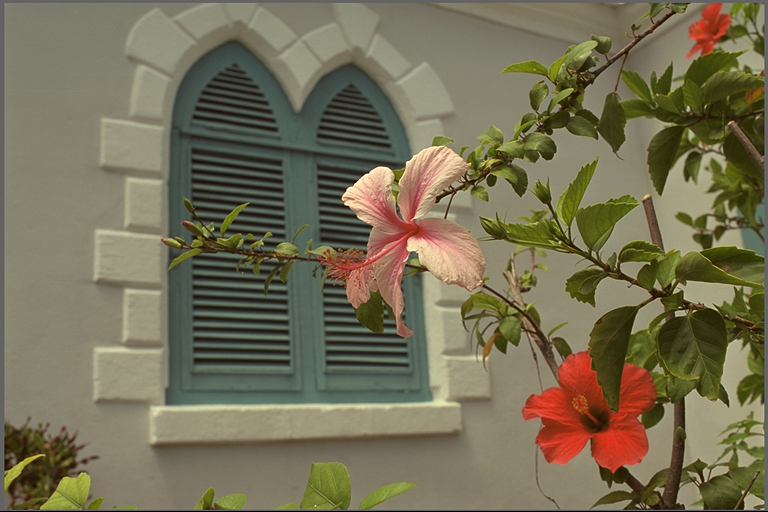
#> input picture Tests/data/kodim07.png, 768 x 512 px
$ jupyter execute fourier_filtering_test.ipynb
#> lines starting #> are read from the running program, lines starting #| are printed output that depends on the picture
[cell 1]
import numpy as np
import cv2
import matplotlib.pyplot as plt
import skimage.metrics as metrics
cv2.useOptimized()
import urllib.request

[cell 2]
# read sample image from url

im=cv2.imread('./data/kodim07.png')
#> im is the input picture: shape (512, 768, 3); mean B, G, R 85.4, 110.7, 117.6
im=cv2.cvtColor(im, cv2.COLOR_BGR2RGB)
imgray=cv2.cvtColor(im, cv2.COLOR_RGB2GRAY)
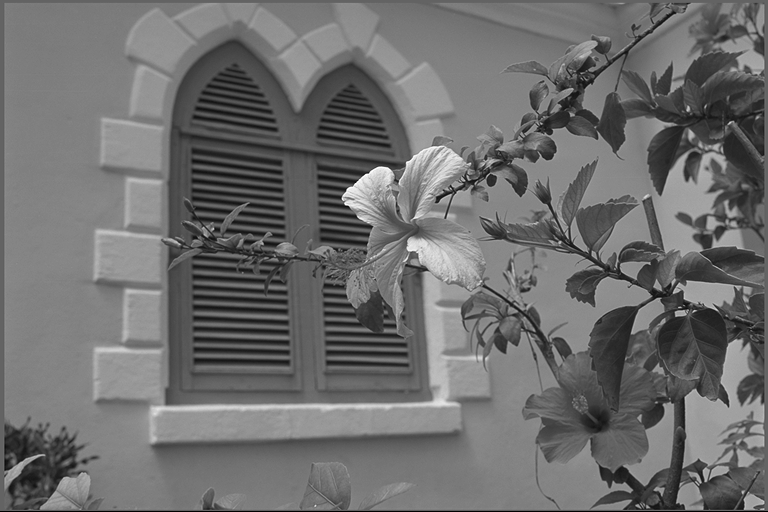
#> imgray: shape (512, 768); min 0, max 255, mean 109.9
plt.figure()
plt.imshow(imgray, cmap='gray')
plt.colorbar()
plt.title('Grayscale Image')

#plot image istogram
plt.figure()
plt.hist(imgray.ravel(),256,[0,256])
plt.title('Histogram of Grayscale Image')
#> figure, not shown here; tallest bar 12487 high, from x = 130 to 131

[cell 3]
#implement DFT2d

#fft along rows
F2d_rows=np.fft.fft(imgray, axis=1)
#fft along columns
F2d_cols_rows=np.fft.fft(F2d_rows, axis=0)

plt.figure()
plt.imshow(20*np.log10(np.abs(F2d_cols_rows)))
plt.title('Fourier Transform')
plt.colorbar()

F2d_shifted=np.fft.fftshift(F2d_cols_rows)
plt.figure()
plt.imshow(20*np.log10(np.abs(F2d_shifted)))
plt.title('Shifted Fourier Transform')
plt.colorbar()

[cell 4]
# simple convolutional filtering in the frequency domain
# create a low pass filter
rows, cols = imgray.shape
#> rows = 512; cols = 768
crow, ccol = rows//2 , cols//2
#> crow = 256; ccol = 384
H = np.ones((rows, cols), np.uint8)
H[crow, ccol] = 0

# plot the filter
plt.figure()
plt.imshow(H, cmap='gray')
plt.title('Low Pass Filter')

# apply the filter in the frequency domain
F2d_filtered = F2d_shifted * H

# plot the filtered Fourier transform
plt.figure()
plt.imshow(20*np.log10(np.abs(F2d_filtered)))
plt.title('Filtered Fourier Transform')
plt.colorbar()


# inverse shift and inverse DFT
F2d_filtered_ishift = np.fft.ifftshift(F2d_filtered)
im_filtered = np.fft.ifft2(F2d_filtered_ishift)
im_filtered = np.abs(im_filtered)
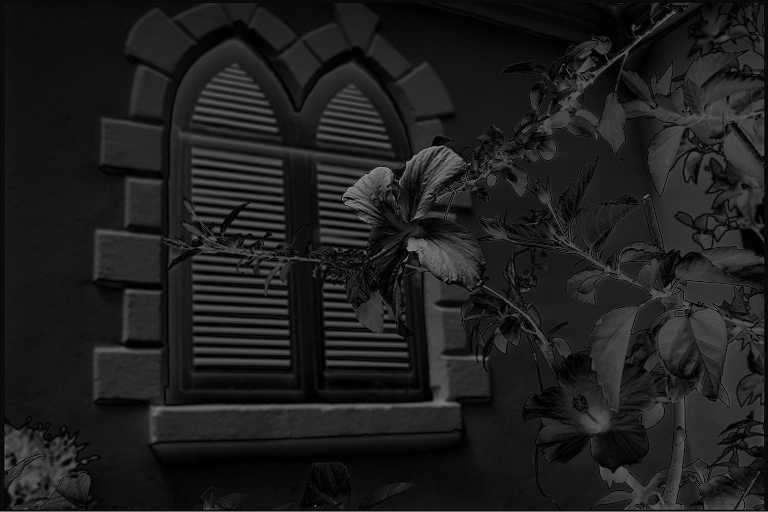
#> im_filtered: shape (512, 768) float64; min 0.11, max 145.1, mean 30.6


# plot the filtered image
plt.figure()
plt.imshow(im_filtered, cmap='gray')
plt.title('Filtered Image')
plt.colorbar()

[cell 5]
import numpy as np
import matplotlib.pyplot as plt

# 1. Parametri del rumore
f_noise = 1/10  # Frequenza: 1 ciclo ogni 10 pixel
A = 50          # Ampiezza del rumore

# 2. Generazione dell'immagine con rumore
# Assumiamo che imgray sia già definita (come da summary del notebook)
rows, cols = imgray.shape
x = np.arange(cols)
#> x = 768 values from 0 to 767
sin_noise = A * np.sin(2 * np.pi * f_noise * x)
noise_matrix = np.tile(sin_noise, (rows, 1))
img_noisy = imgray + noise_matrix
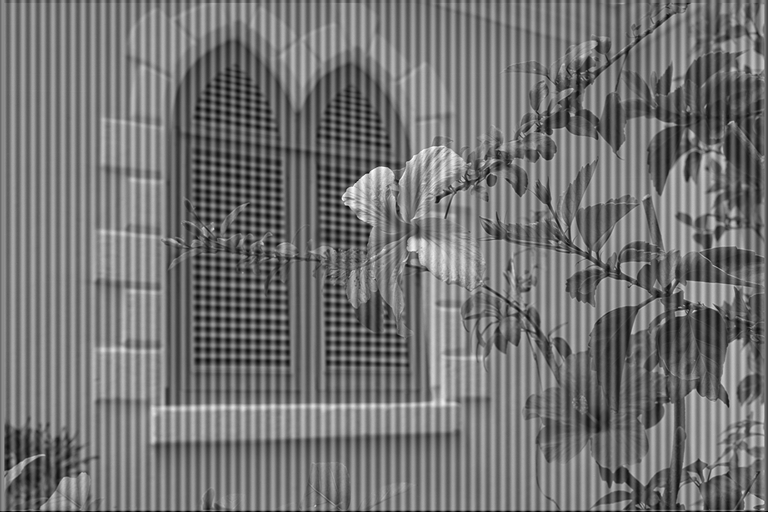
#> img_noisy: shape (512, 768) float64; min -47.55, max 300.6, mean 110; drawn with min black and max white

# 3. Trasformata di Fourier dell'immagine corrotta
F_noisy = np.fft.fft2(img_noisy)
F_shifted = np.fft.fftshift(F_noisy)
magnitude_spectrum = 20 * np.log(np.abs(F_shifted) + 1)

# 4. Creazione del Filtro Notch (Elimina-banda)
# La sinusoide orizzontale crea due picchi sull'asse delle frequenze orizzontali (u)
# passanti per il centro (crow, ccol).
# La distanza dal centro è u = f_noise * cols
crow, ccol = rows // 2, cols // 2
u_dist = int(f_noise * cols)
#> u_dist = 76

# Creiamo una maschera (1 dove passa, 0 dove blocca)
H = np.ones((rows, cols), dtype=np.float32)

# Definiamo un raggio per il filtro notch per essere sicuri di prendere il picco
r = 5  # raggio del filtro notch

H[crow-r : crow + r + 1, ccol + u_dist - r - 5 : ccol + u_dist + r + 1] = 0
H[crow-r : crow + r + 1, ccol - u_dist - r - 5: ccol - u_dist + r + 1] = 0

# 5. Applicazione del filtro e antitrasformata
F_filtered = F_shifted * H
F_ishift = np.fft.ifftshift(F_filtered)
img_back = np.fft.ifft2(F_ishift)
img_back = np.abs(img_back)

# 6. Visualizzazione
plt.figure(figsize=(15, 10))

plt.subplot(231), plt.imshow(imgray, cmap='gray'), plt.title('Originale')
plt.subplot(232), plt.imshow(img_noisy, cmap='gray'), plt.title('Immagine con Rumore Sinusoidale')
plt.subplot(233), plt.imshow(magnitude_spectrum, cmap='gray'), plt.title('Spettro (con i 2 picchi del rumore)')

plt.subplot(234), plt.imshow(H, cmap='gray'), plt.title('Filtro Notch')
plt.subplot(235), plt.imshow(20 * np.log(np.abs(F_filtered) + 1), cmap='gray'), plt.title('Spettro Filtrato')
plt.subplot(236), plt.imshow(img_back, cmap='gray'), plt.title('Immagine Ripristinata')

plt.tight_layout()
plt.show()
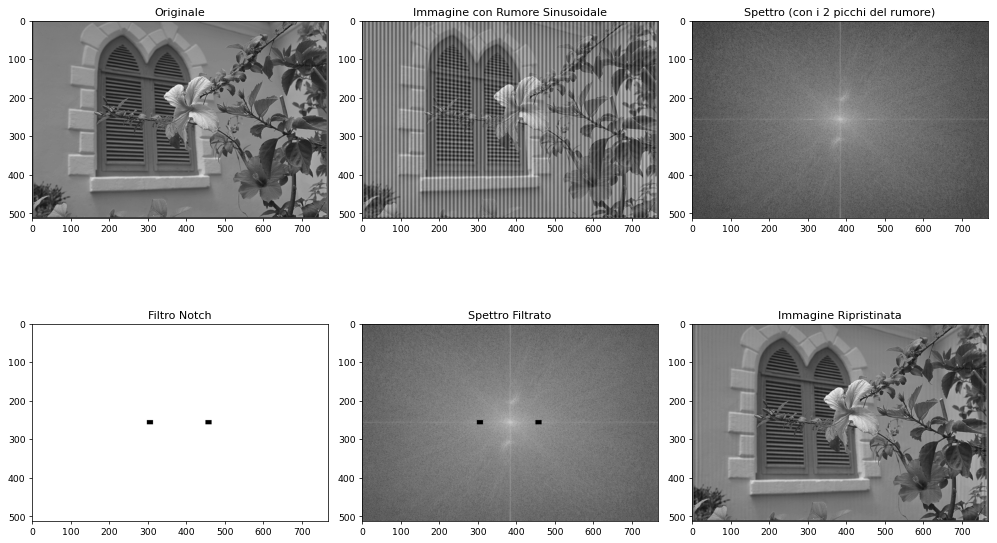
#> figure drawn by matplotlib, 6 panels

[cell 6]
im=cv2.imread('./data/img10.jpg')
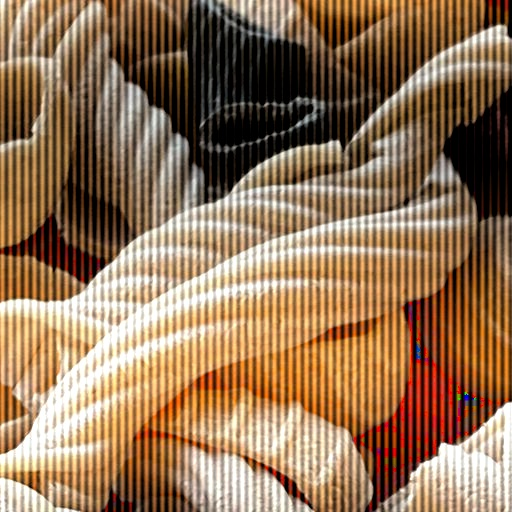
#> input picture Tests/data/img10.jpg, 512 x 512 px
#> im is the input picture: shape (512, 512, 3); mean B, G, R 85.5, 114.9, 145.8
im_gray=cv2.cvtColor(im, cv2.COLOR_BGR2GRAY)
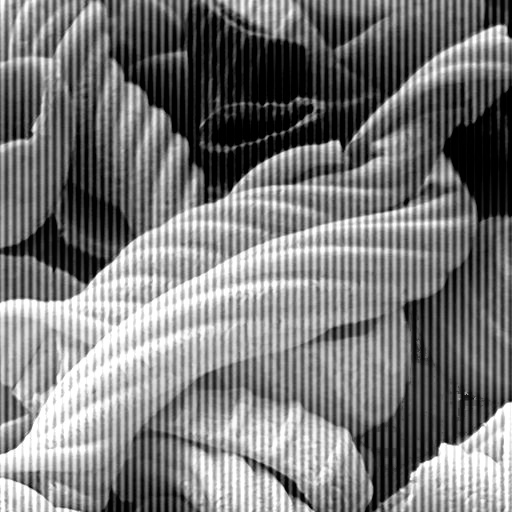
#> im_gray: shape (512, 512); min 0, max 255, mean 120.8
# Padding

# compute the 2D Fourier Transform
F2d = np.fft.fft2(im_gray)
F2d_shifted = np.fft.fftshift(F2d)
magnitude_spectrum = 20 * np.log(np.abs(F2d_shifted) + 1)
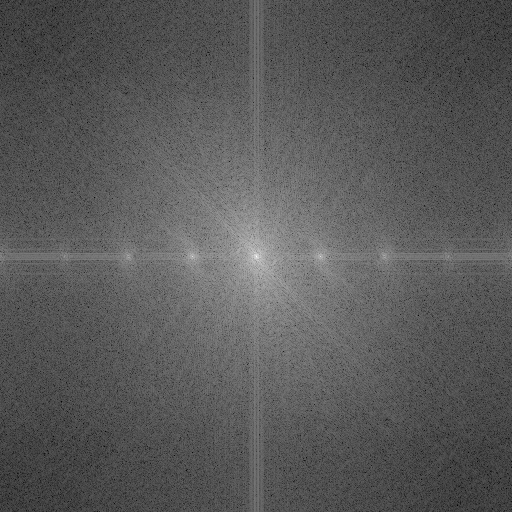
#> magnitude_spectrum: shape (512, 512) float64; min 38.63, max 345.4, mean 146.4; drawn with min black and max white
plt.figure(figsize=(12, 6))
plt.subplot(121), plt.imshow(im_gray, cmap='gray'), plt.title('Originale')
plt.subplot(122), plt.imshow(magnitude_spectrum, cmap='gray'), plt.title('Spettro di Magnitudine')
plt.colorbar()
plt.show()
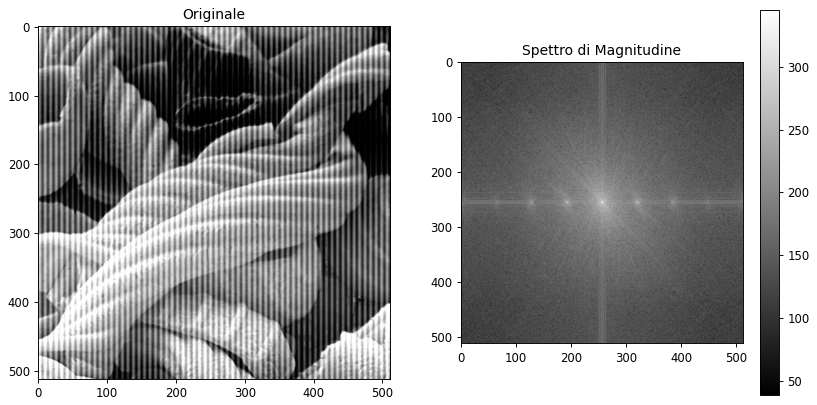
#> figure drawn by matplotlib, 3 panels

rows, cols = im_gray.shape
#> cols = 512
crow, ccol = rows // 2, cols // 2
#> ccol = 256

u_dist = 65  # distanza dei picchi dal centro
sigma = 15.0  # controlla la morbidezza del notch gaussiano

# Griglia delle frequenze
U, V = np.meshgrid(np.arange(cols), np.arange(rows))

# Filtro notch gaussiano periodico
H = np.ones((rows, cols), dtype=np.float32)

for i in range(1, cols // (2 * u_dist) + 1):
    shift = i * u_dist

    if ccol + shift < cols:
        D_pos = (U - (ccol + shift))**2 + (V - crow)**2
        notch_pos = 1 - np.exp(-D_pos / (2 * sigma**2))
        H *= notch_pos

    if ccol - shift >= 0:
        D_neg = (U - (ccol - shift))**2 + (V - crow)**2
        notch_neg = 1 - np.exp(-D_neg / (2 * sigma**2))
        H *= notch_neg
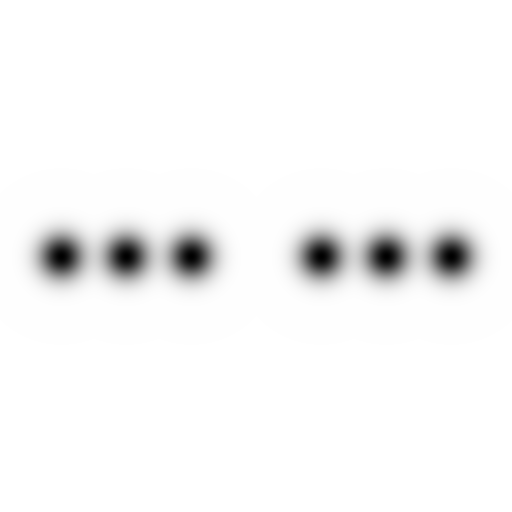
#> H: shape (512, 512) float32; min 0, max 1, mean 0.968

# plot the filter
plt.figure(figsize=(6, 6))
plt.imshow(H, cmap='gray')
plt.title('Filtro Notch Gaussiano Periodico')
plt.colorbar()
plt.show()

# Applicazione del filtro e antitrasformata
F_filtered = F2d_shifted * H
F_ishift = np.fft.ifftshift(F_filtered)
img_back = np.fft.ifft2(F_ishift)
img_back = np.abs(img_back)
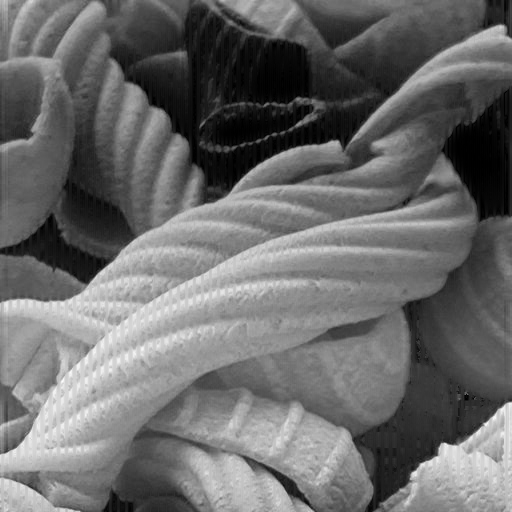
#> img_back: shape (512, 512) float64; min 0.00128, max 287.8, mean 120.9; drawn with min black and max white

plt.figure(figsize=(12, 6))
plt.subplot(121), plt.imshow(im_gray, cmap='gray'), plt.title('Originale')
plt.subplot(122), plt.imshow(img_back, cmap='gray'), plt.title('Immagine Ripristinata')
plt.show()
